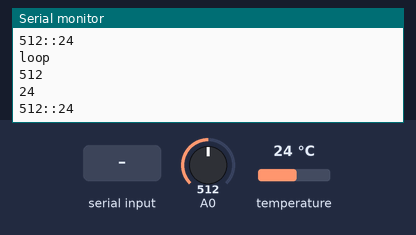
Simulated run of this sketch. Board: Arduino Nano, built with avr-gcc and run on an emulated ATmega328P. Parts: the last lines printed to the serial monitor. Inputs (shaded band) come from the test bench; at power-on: temperature 24 °C, A0 = 512.

Above: at 1.2 s.
1.3 s: temperature set to 12 °C
At 1.89 s:
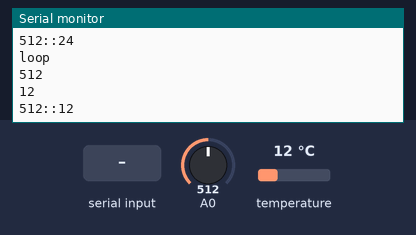
2.8 s: A0 set to 716
At 3.1 s:
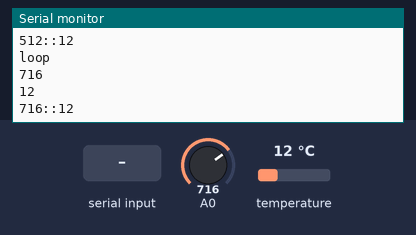
4.3 s: "1" received over the second serial link
At 5.7 s:
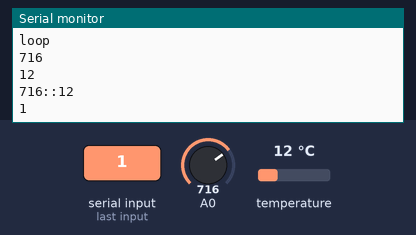
5.8 s: "0" received over the second serial link
At 7.1 s:
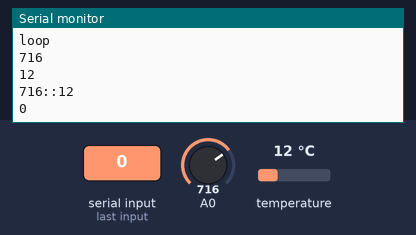
7.3 s: temperature set to 19 °C
At 7.91 s:
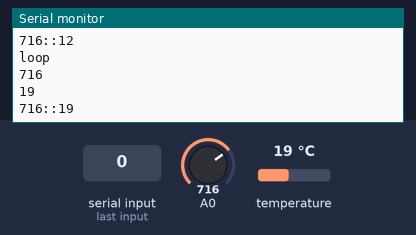
8.8 s: A0 set to 900
At 9.12 s:
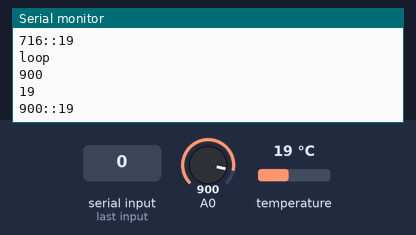
Timing chart, 0 to 11.3 s (numbered marks = the images above; inputs shaded):
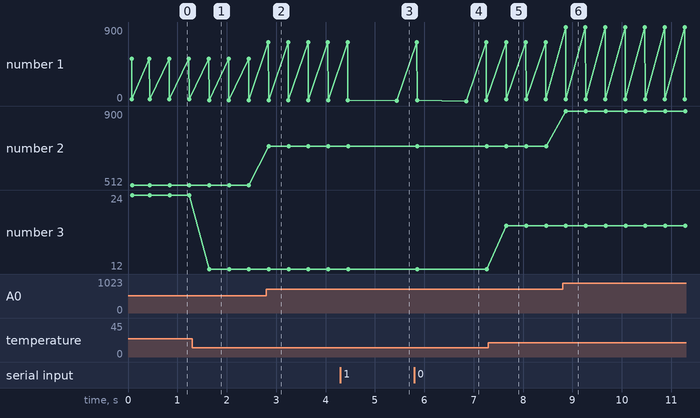

The sketch:

PetPlant_Firmware_ESP_02.ino
```cpp
/*
   아두이노에 탑재될 코드
*/

#include <Wire.h>
#include <SPI.h>
#include <SoftwareSerial.h>
#include <Adafruit_Sensor.h>
#include <Adafruit_BMP280.h>


#define EEP_DATA_LEN 100

#define BMP_SCK 13
#define BMP_MISO 12
#define BMP_MOSI 11
#define BMP_CS 10

Adafruit_BMP280 bme; // I2C
//Adafruit_BMP280 bme(BMP_CS); // hardware SPI
//Adafruit_BMP280 bme(BMP_CS, BMP_MOSI, BMP_MISO,  BMP_SCK);


//가상 시리얼 설정해줌.
SoftwareSerial ESPserial(2, 3); //ESP의 TX를 아두이노 D2에, RX를 아두이노 D3에 꽂음됨

String parseData = "::";

void setup() {
  // put your setup code here, to run once:
  Serial.begin(9600);

  ESPserial.begin(115200);

  if (!bme.begin()) {
    Serial.println("Could not find a valid BMP280 sensor, check wiring!");
    while (1);
  }

  Serial.println("");
  Serial.println("Remember to to set Both NL&CR in the serial monitor.");
  Serial.println("Ready");
  Serial.println("");
}

void loop() {
  /**
         Using MH-Sensor Series Flying-Fish
         Arduino Nano board.
         Connected A0 PIN.
  */
  Serial.println("loop");

  int illuminance = analogRead(A0);
  String illuminanceData = String(illuminance);
  Serial.println(illuminanceData);

  /**
     Using BME280 Sensor.
     Arduino Nano board.
  */
  int temperature = bme.readTemperature();
  String temperatureData = String(temperature);
  Serial.println(temperatureData);


  String data = illuminanceData + parseData + temperatureData;

  Serial.println(data);
  //ESPserial.print(data);

  // put your main code here, to run repeatedly:
  if (ESPserial.available()) {
    Serial.println(ESPserial.readString());
  }
  if (Serial.available()) {
    ESPserial.print(Serial.readString());
  }

  delay(400);
}
```

Measured:
- after the input at 1.3 s, the serial monitor: prints a new line after 0.34 s (image 1)
- after the input at 2.8 s, the serial monitor: prints a new line at once (image 2)
- after the input at 4.3 s, the serial monitor: prints a new line after 1.1 s (image 3)
- after the input at 5.8 s, the serial monitor: prints a new line after 1.0 s (image 4)
- after the input at 7.3 s, the serial monitor: prints a new line after 0.36 s (image 5)
- after the input at 8.8 s, the serial monitor: prints a new line after 0.06 s (image 6)
- plotted number 1: 24 → 12 after the input at 1.3 s, 12 → 1 after the input at 4.3 s, 12 → 19 after the input at 7.3 s
- plotted number 2: 512 → 716 after the input at 2.8 s, 716 → 900 after the input at 8.8 s
